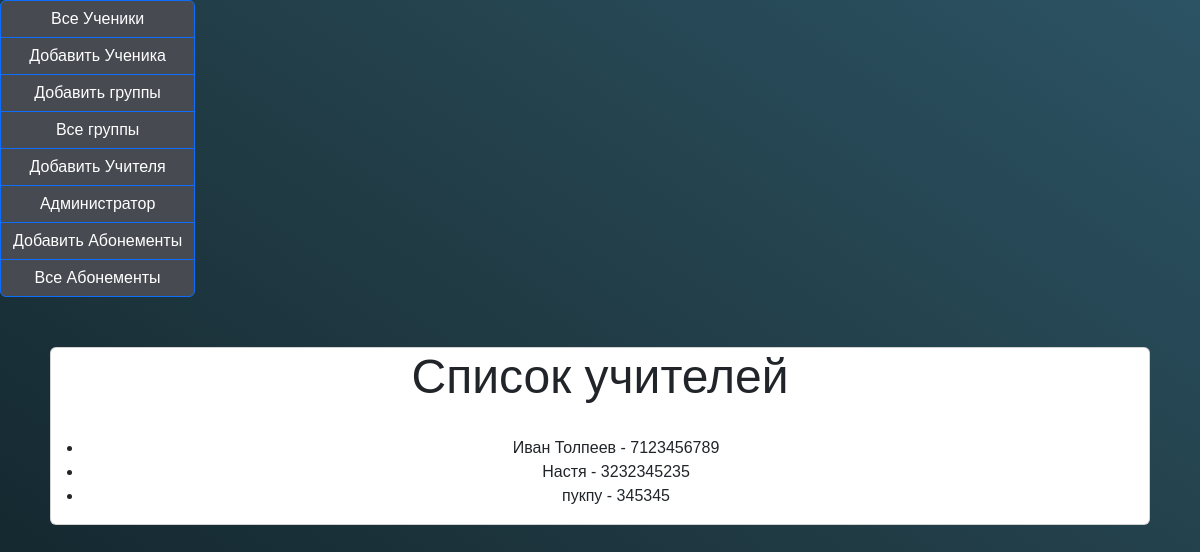
The page /coach_list/ on the database as committed earlier.
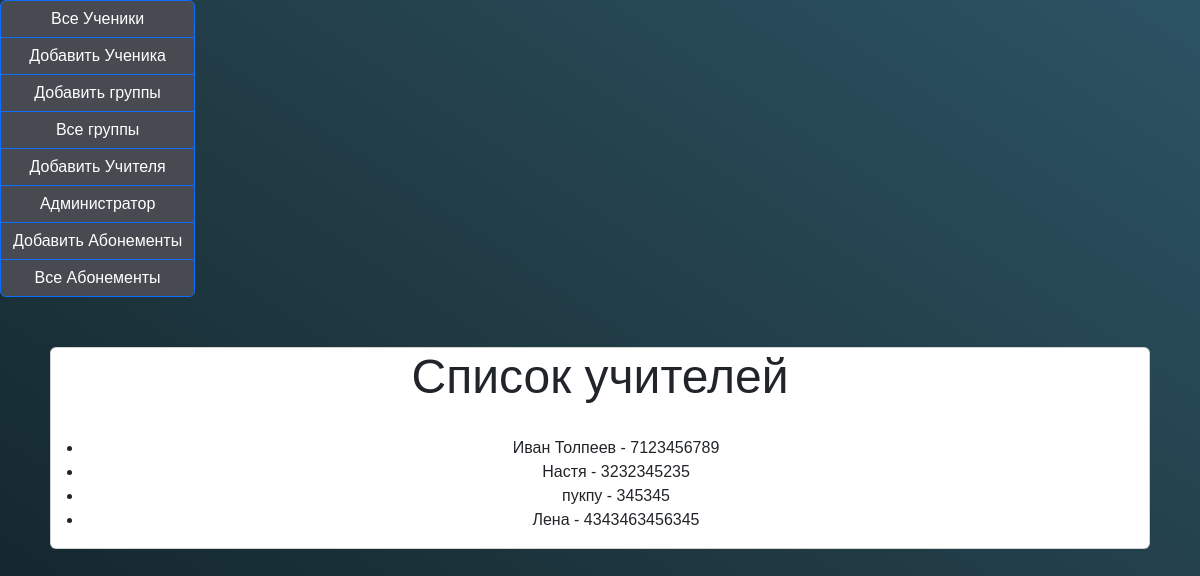
The same page on the database as committed later.
### myapp/models.py (models this page shows)
class Coach(models.Model):
    full_name = models.CharField(max_length=255)
    phone_number = models.CharField(max_length=20)
    students = models.ManyToManyField(Client, null=True, blank=True)
    groupqs = models.ManyToManyField(Group, related_name='coach_groupqs', null=True, blank=True)

### myapp/views.py (the view)
# urls.py: path('coach_list/', coach_list, name='coach_list'),
def coach_list(request):
    coaches = Coach.objects.all()
    return render(request, 'coach_list.html', {'coaches': coaches})

### myapp/templates/coach_list.html
{% extends 'base.html' %}
{% block content %}
<div class="container">
    <div class="card">
        <h1>Список учителей</h1>
        <ul>
          {% for coach in coaches %}
            <li>{{ coach.full_name }} - {{ coach.phone_number }}</li>
          {% empty %}
            <li>No coaches yet.</li>
          {% endfor %}
        </ul>
    </div>
</div>
{% endblock %}

Rows that differ between the two databases and show on the page:
added Coach: full_name "Лена", phone_number "4343463456345"
